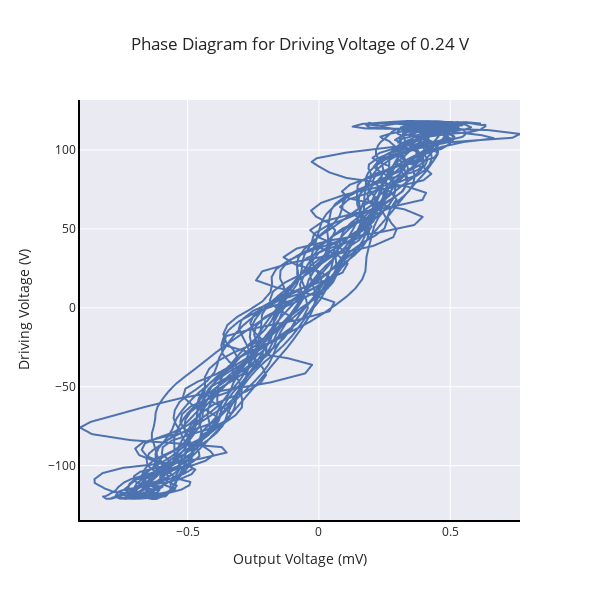

The code cell stored with this chart in its notebook:
### Code cell
asdf = 0

#for i in range (len(folders)):
#    asdf = i
get_plot(file_path_ls_2[asdf], folders[asdf])

### Figure 1 — Plotly figure (JSON) as saved in the notebook; plotly's stock layout.template omitted (floating-point values rounded to 4 significant figures; data arrays with more than 128 entries replaced by an {"elided": "..."} marker saying what was removed)
{"data": [{"hovertemplate": "Output Voltage (mV)=%{x}<br>Driving Voltage (V)=%{y}<extra></extra>", "legendgroup": "", "line": {"color": "rgb(76,114,176)", "dash": "solid"}, "mode": "lines", "name": "", "showlegend": false, "type": "scattergl", "x": {"elided": "2016 float values"}, "xaxis": "x", "y": {"elided": "2016 float values"}, "yaxis": "y"}], "layout": {"height": 600, "legend": {"tracegroupgap": 0}, "title": {"text": "Phase Diagram for Driving Voltage of 0.24 V"}, "width": 600, "xaxis": {"anchor": "y", "domain": [0, 1], "linecolor": "black", "linewidth": 2, "showline": true, "title": {"text": "Output Voltage (mV)"}}, "yaxis": {"anchor": "x", "domain": [0, 1], "linecolor": "black", "linewidth": 2, "showline": true, "title": {"text": "Driving Voltage (V)"}}}}
